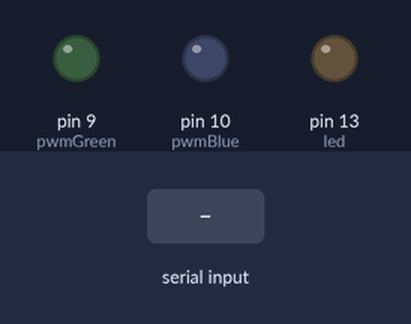
Recording of a sketch running on a simulated Arduino Uno, built with avr-gcc and run on an emulated ATmega328P. On the bench: output pins drawn as LEDs (lit = HIGH). The inputs (shaded band) are chosen by the test bench.

Above: at 1.2 s.
1.3 s: "90,45,200\n" received over Serial
At 2.0 s:
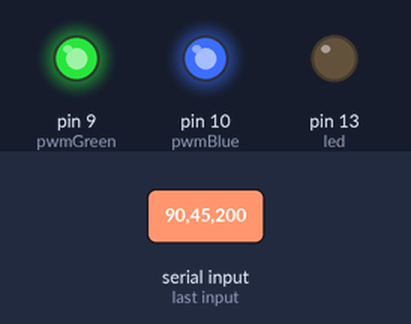
Timing chart, 0 to 4.3 s (numbered marks = the images above; inputs shaded):
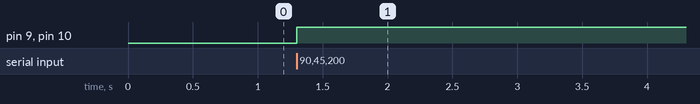

Measured:
- after the input at 1.3 s, pin 9 (pwmGreen), pin 10 (pwmBlue): LOW → HIGH at once

The sketch:

laser.ino
```cpp
int pwmGreen = 9;
int pwmBlue = 10;

const int triggerPin = 2;
const int strobePin = 3;

int led = 13;

volatile int valueGreen = 0;
volatile int valueBlue = 0;

void setup() {
  pinMode(pwmGreen, OUTPUT);
  pinMode(pwmBlue, OUTPUT);

  pinMode(led, OUTPUT);

  // 31372.55 Hz
  TCCR1B = TCCR1B & B11111000 | B00000001;

  analogWrite(pwmGreen, 0);
  analogWrite(pwmBlue, 0);

  pinMode(triggerPin, INPUT);
  pinMode(strobePin, INPUT);

  Serial.begin(115200);
}

void loop() {
  while (Serial.available() > 0) {
    int mode = Serial.parseInt();
    float green = Serial.parseFloat();
    float blue = Serial.parseFloat();

    if (Serial.read() == '\n') {
      valueGreen = constrain(255 * green, 0, 255);
      valueBlue = constrain(255 * blue, 0, 255);
      if (mode == 0) {
        attachInterrupt(digitalPinToInterrupt(strobePin), strobe, CHANGE);
      } else {
        detachInterrupt(digitalPinToInterrupt(strobePin));
        analogWrite(pwmGreen, valueGreen);
        analogWrite(pwmBlue, valueBlue);
      }
    }
  }
}

void strobe() {
  static volatile bool toggleLine = false;

  if (digitalRead(strobePin) != 0) {
      analogWrite(pwmGreen, 0);
      analogWrite(pwmBlue, 0);

      digitalWrite(led, HIGH);
  } else {
    if (toggleLine) {
        analogWrite(pwmGreen, 0);
        analogWrite(pwmBlue, valueBlue);
    } else {
        analogWrite(pwmGreen, valueGreen);
        analogWrite(pwmBlue, 0);
    }

    digitalWrite(led, LOW);

    toggleLine = !toggleLine;
  }
}
```
